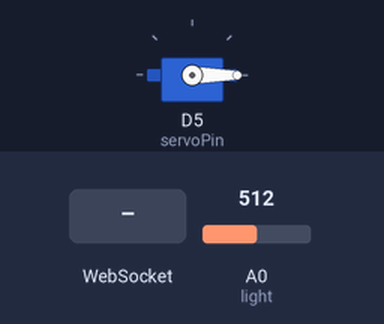
The sketch below on a simulated ESP8266 (NodeMCU). On the bench: servo. The test bench sets the inputs (shaded band); at power-on: A0 (light) = 512. WiFi joins after 1.5 s; servers stay silent unless stated; what the sketch prints to the serial monitor is not drawn.

Above: at 3.2 s.
3.3 s: WebSocket text "90" received
At 4.1 s:
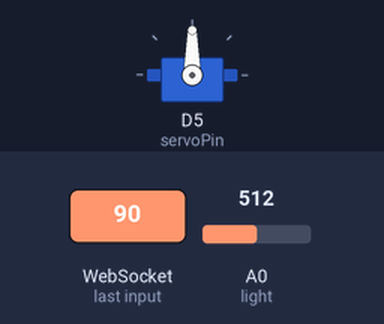
9.2 s: WebSocket text "200" received
Timing chart, 0 to 21.1 s (numbered marks = the images above; inputs shaded):
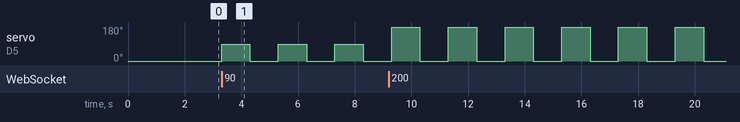

Measured:
- after the input at 3.3 s, servo on D5 (servoPin): alternates 90° for 1.0 s and 0° for 1.0 s, starting at once

The sketch:

cam_bien_gas.ino
```cpp
#include <ESP8266WiFi.h>
#include <ESP8266WebServer.h>
#include <WebSocketsServer.h>
#include <Servo.h>

Servo myServo;

int light = A0;
int servoPin = D5;

// Thông tin Wi-Fi
const char* ssid = "Lavie1"; // Thay bằng SSID Wi-Fi
const char* password = "03102004"; // Thay bằng mật khẩu Wi-Fi

// Tạo server HTTP và WebSocket
ESP8266WebServer server(80);
WebSocketsServer webSocket(81);

// Biến lưu trạng thái
int val = 0;
String trangthai = "";
int stepAngle = 0;       // Góc quay (°)
bool motorRunning = false; // Trạng thái động cơ

void setup() {
  myServo.attach(servoPin, 500, 2500); // 0.5ms đến 2.5ms
  myServo.write(0);

  // Kết nối Wi-Fi
  Serial.begin(115200);
  Serial.print("Connecting to Wi-Fi");
  WiFi.begin(ssid, password);
  while (WiFi.status() != WL_CONNECTED) {
    delay(1000);
    Serial.print(".");
  }
  Serial.println("\nWi-Fi connected!");
  Serial.print("IP address: ");
  Serial.println(WiFi.localIP());

  // Bắt đầu server
  server.on("/", handleRoot);
  server.begin();
  webSocket.begin();
  webSocket.onEvent(webSocketEvent);
}

void loop() {
  // Cập nhật server và WebSocket
  server.handleClient();
  webSocket.loop();

  // Cập nhật thông tin nhiệt độ và độ ẩm
  static unsigned long lastUpdate = 0;
  if (millis() - lastUpdate > 2000) {
    lastUpdate = millis();
    val = analogRead(light);
    Serial.print("Giá trị gas: ");
    Serial.println(val);
    Serial.println("------------------");

    if (val < 200) {
      trangthai = "Khong co gas";
    } else {
      trangthai = "Co gas";
    }

    // Gửi dữ liệu đến WebSocket
    String data = "{\"val\":" + String(val) +
              ",\"trangthai\":\"" + trangthai + "\"}";

    webSocket.broadcastTXT(data);
  }

  // Quay động cơ liên tục nếu trạng thái đang chạy
  if (motorRunning) {
    myServo.write(stepAngle);
    delay(1000);
    myServo.write(0);
    delay(1000);
  }
}

void handleRoot() {
  // Tạo giao diện HTML
  String htmlPage = R"rawliteral(
<!DOCTYPE html>
<html lang="en">
<head>
  <meta charset="UTF-8">
  <meta name="viewport" content="width=device-width, initial-scale=1.0">
  <title>SmartHome Control</title>
  <style>
    body { font-family: Arial, sans-serif; text-align: center; }
    .container { max-width: 600px; margin: 50px auto; }
    .card { border: 1px solid #ddd; padding: 20px; margin: 20px; border-radius: 10px; }
    input, button { padding: 10px; margin: 10px; font-size: 16px; }
  </style>
</head>
<body>
  <div class="container">
    <h1>SmartHome Control</h1>
    <div class="card">
      <h2>Val: <span id="val">--</span></h2>
      <h2>Trang thai: <span id="trangthai">--</span></h2>
    </div>
    <div class="card">
      <h2>Control Stepper Motor</h2>
      <input type="number" id="angle" placeholder="Enter angle (°)" />
      <button onclick="sendAngle()">Rotate</button>
    </div>
  </div>
  <script>
    const ws = new WebSocket(`ws://${location.hostname}:81/`);
    ws.onmessage = (event) => {
      const data = JSON.parse(event.data);
      document.getElementById('val').innerText = data.val.toFixed(1);
      document.getElementById('trangthai').innerText = data.trangthai;
    };

    function sendAngle() {
      const angle = document.getElementById('angle').value;
      ws.send(angle);
    }
  </script>
</body>
</html>
  )rawliteral";

  server.send(200, "text/html", htmlPage);
}

void webSocketEvent(uint8_t num, WStype_t type, uint8_t *payload, size_t length) {
  if (type == WStype_TEXT) {
    String message = String((char*)payload);
    stepAngle = message.toInt();

    // Kiểm tra nếu góc = 0 thì dừng động cơ
    if (stepAngle <= 0) {
      motorRunning = false;
    } else if (stepAngle > 180) {
      motorRunning = true;
      stepAngle = 180;
    } else {
      motorRunning = true;
    }

    // Ghi thông báo nhận được
    Serial.print("Received angle: ");
    Serial.println(stepAngle);
  }
} 
```
